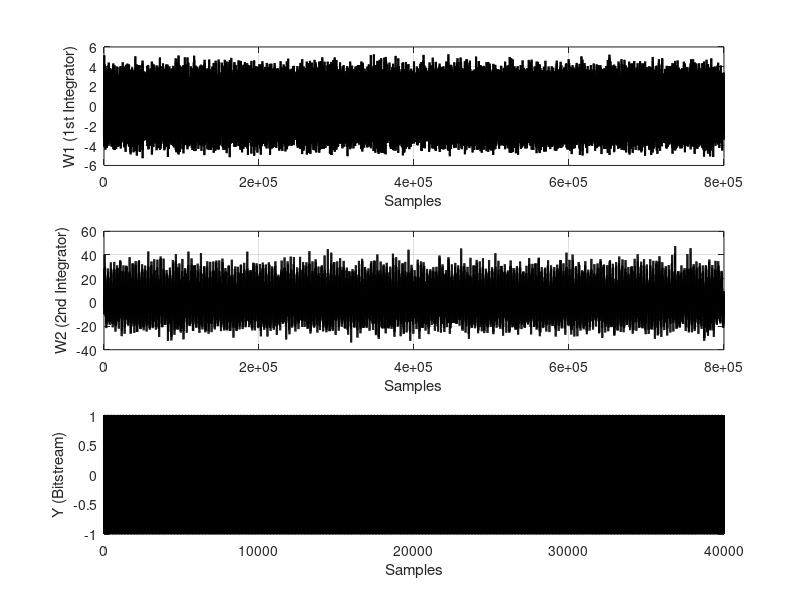
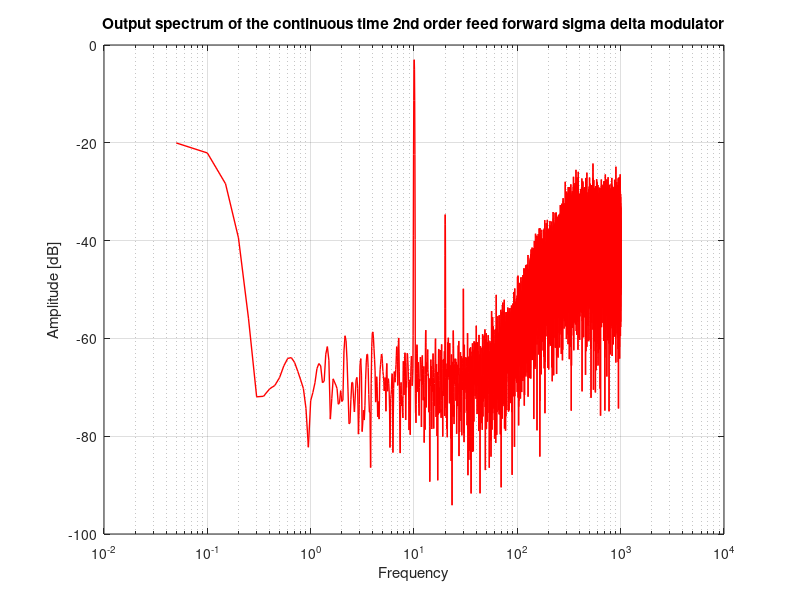
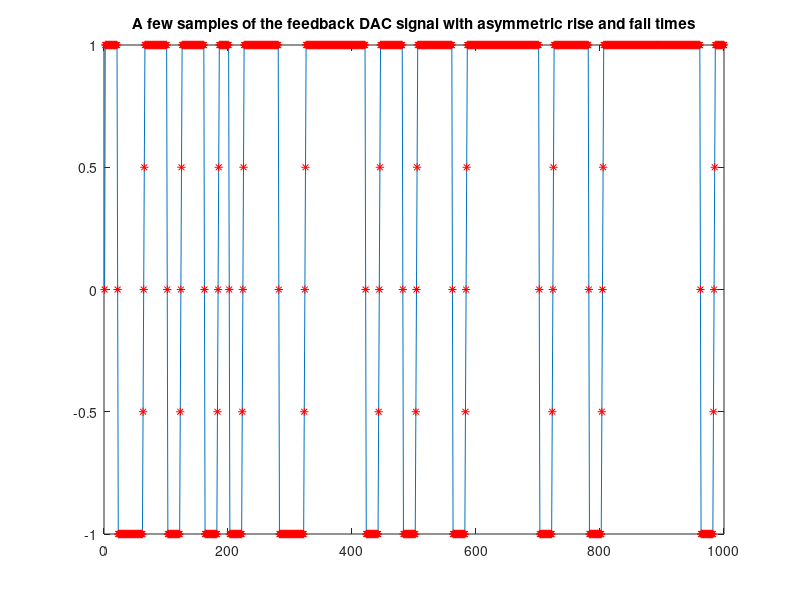

The MATLAB script that drew these images, in order:
% Continuous Time second order sigma delta modulator

clear all
close all;


nr_steps=20;

% Defining DAC feedback signals with asymmetric rise and fall times
DAC_wave(1,(1:nr_steps)) = ones(1,nr_steps);
DAC_wave(2,(1:nr_steps)) = ones(1,nr_steps); DAC_wave(2,(1:4))=-1 + 0.5*(0:3);
DAC_wave(3,(1:nr_steps)) = -1*ones(1,nr_steps);DAC_wave(3,(1:2))= 1 - (1:2);
DAC_wave(4,(1:nr_steps)) = -1*ones(1,nr_steps);

% Defining DAC feedback signals with symmetrical rise and fall times
% (remove the comments to make the DAC ideal)
%DAC_wave(1,(1:nr_steps)) = ones(1,nr_steps);
%DAC_wave(2,(1:nr_steps)) = ones(1,nr_steps);
%DAC_wave(3,(1:nr_steps)) = -1*ones(1,nr_steps);
%DAC_wave(4,(1:nr_steps)) = -1*ones(1,nr_steps);


%Sinusoidal input
sig_freq=10.003;
nyq_freq=2000;
nr_periods=200;
amplitude=0.7;
offset=0;

nr_points=ceil(nr_periods*nyq_freq/sig_freq);

in = offset + amplitude*sin(2*pi*[1:nr_points*nr_steps]/(nyq_freq/sig_freq)/nr_steps);



y=zeros(1,nr_points);
w=zeros(1,nr_points*nr_steps);
w2=zeros(1,nr_points*nr_steps);
w12=zeros(1,nr_points*nr_steps);
DAC_Test=zeros(1,nr_points*nr_steps);
y(1)=1;
DAC = DAC_wave(1,:);



fs = nyq_freq;

% Feed back filter coefficients
%==================================

% Unity gain frequency of the first integrator (ft1 = 1KHz)
ft1 = 1e3;
% Unity gain frequency of the second integrator (ft2 = 1KHz)
ft2 = 1e3;

% Calculating omega1 of the first continuous time integrator
omega1 = 2*pi*ft1/fs/nr_steps;
% Calculating omega2 of the second continuous time integrator
omega2 = 2*pi*ft2/fs/nr_steps;


%Feed Forward filter coefficients
a1=1;
c1=2*omega1*nr_steps;
c2=1;



index=1;

for a = 2:nr_points,

    for b = 1:nr_steps

        index=index+1;
        %2nd order filter
        w2(index) = w2(index-1) + omega2*w(index-1);
%        w(index) = w(index-1) + omega1*(in(index-1) - a1*y(a-1));
        w(index) = w(index-1) + omega1*(in(index-1) - a1*DAC(b));
        w12(index) = c1*w(index) + c2*w2(index);
       
        % for test
        DAC_Test(index) = DAC(b);
        
    end

    y(a) = sign(w12(index));
    if (y(a)==1) && (y(a-1)==1)
        DAC = DAC_wave(1,:);
    elseif (y(a)==1 && (y(a-1))==-1)
        DAC = DAC_wave(2,:);
    elseif (y(a)==-1 && y(a-1)==1)
        DAC = DAC_wave(3,:);
    elseif (y(a)==-1 && y(a-1)==-1)
        DAC = DAC_wave(4,:);
    end;

end

%************************************************************************
% Display the 'time domain' output values
%************************************************************************

    figure(1);
    subplot(3,1,1);plot(w,'k','LineWidth',1.5);
    xlabel('Samples'); ylabel('W1 (1st Integrator)');grid;
    subplot(3,1,2);plot(w2,'k','LineWidth',1.5);
    xlabel('Samples'); ylabel('W2 (2nd Integrator)');grid;
    subplot(3,1,3);plot(y,'k','LineWidth',1.5);
    xlabel('Samples'); ylabel('Y (Bitstream)');grid;


    
%************************************************************************
% Display the 'frequency domain' output values
%************************************************************************
    
    N = nr_points;
    fs = nyq_freq;
    fres = fs/N;
    fin = sig_freq;


    ffty = abs(fft(y'.*(kaiser(length(y),20))));
    % Scale the spectrum
    ffty = 20*log10(ffty/max(ffty)/sqrt(2));
    % Plot the output spectrum
    figure(2);semilogx((1:round(N/2))*fres,ffty(1:round(N/2)),'-r','LineWidth',1);

    xlabel('Frequency');ylabel('Amplitude [dB]');title('Output spectrum of the continuous time 2nd order feed forward sigma delta modulator');
    grid on;
    
    figure(3);plot(DAC_Test(1:1000));hold on;plot(DAC_Test(1:1000),'r*');title('A few samples of the feedback DAC signal with asymmetric rise and fall times');
